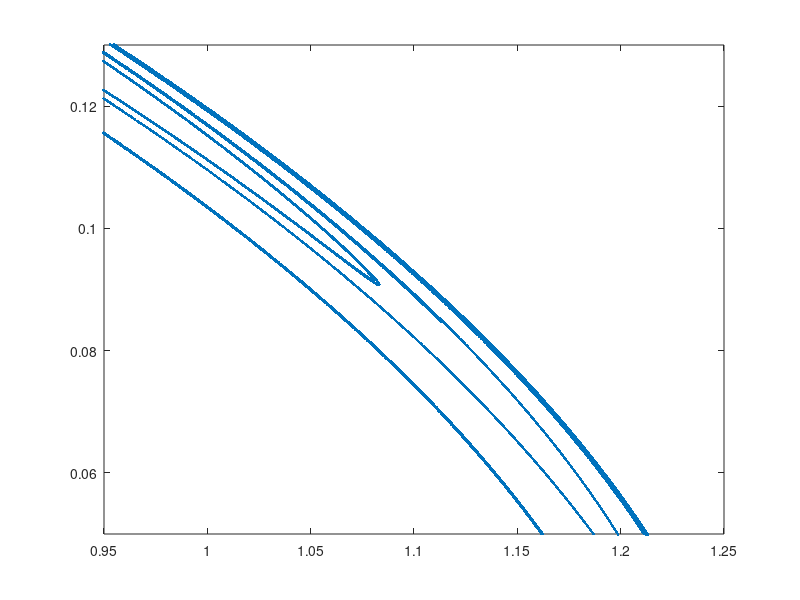

This figure's MATLAB source:
function x=henonaprox %(a,b,x0,y0,n)
a=1.4;
b=0.3;
x0=0;
y0=0;
n=500000;



x=zeros(n,1);
y=zeros(n,1);

x(1)=x0;
y(1)=y0;

	for k=1:n-1

	x(k+1) = 1 + y(k) - a*x(k)*x(k);
	y(k+1) = b*x(k);

	end
%subplot(321)
plot(x,y,'.');
axis([0.95 1.25 0.05 0.13]);

end
